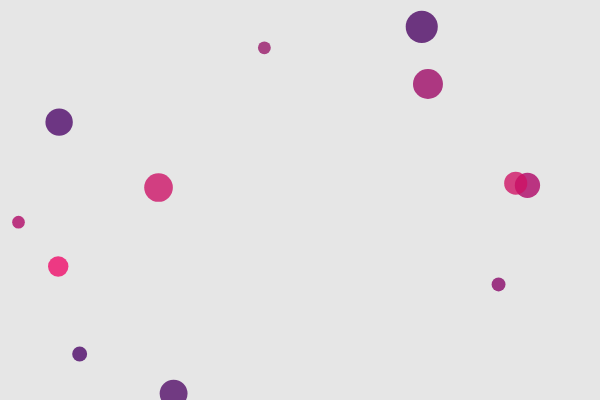
Frame 1 (no input)
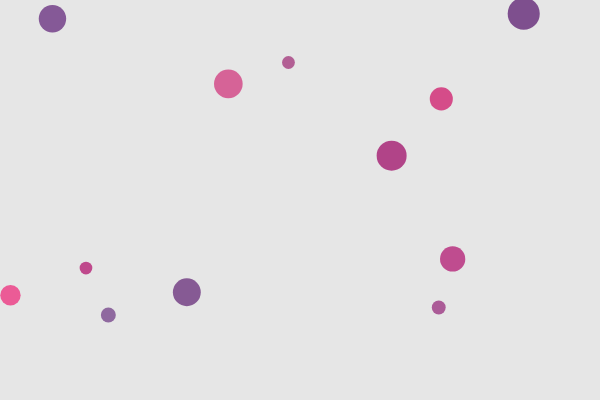
Frame 60 (no input)
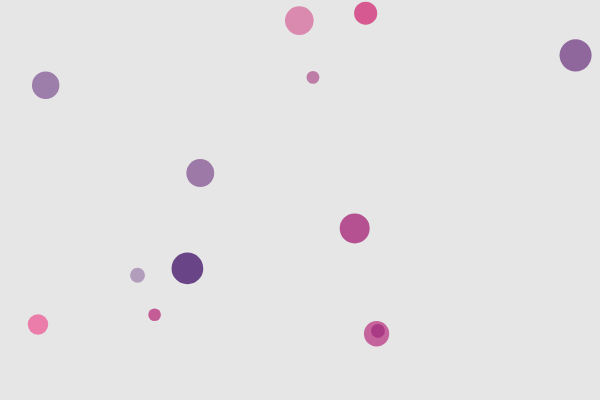
Frame 120 (the mouse pressed at the canvas centre since frame 60)

The p5.js sketch that drew these frames (run headless with seeded random() and noise() and a simulated clock; from frame 60 on, the mouse is pressed at the canvas centre):

// p5.js sketch
// ── sketch.js
// DM2008 — Activity 4b
// Objects in Motion (50 min)

// ============================
// Step 0: Global data
// ============================
let agents = []; // array to hold many objects
const NUM_START = 12; // you can tweak this

function setup() {
  createCanvas(600, 400);
  noStroke();

  // ============================
  // Step 1: Populate the array
  // - Use a loop to create multiple instances
  // - Give each instance some randomized starting values
  // ============================
  for (let i = 0; i < NUM_START; i++) {
    let x = random(width);
    let y = random(height);
    let sz = random(12, 36);
    let speedX = random(-2, 2);
    let speedY = random(-2, 2);
    // TODO: pass any extra properties you plan to use
    agents.push(new Agent(x, y, sz, speedX, speedY));
  }
}

function draw() {
  background(230);

  // ============================
  // Step 2: Loop through the array
  // - Call at least TWO methods on each object
  //   e.g., update() then show()
  // ============================
  for (let i = 0; i < agents.length; i++) {
    agents[i].update(); // change over time
    agents[i].show(); // draw
  }

  // ============================
  // Step 3 (optional but recommended):
  // Removal / lifespan
  // - If your objects can "die", remove them safely.
  // - Use a backward loop to avoid skipping items when splicing.
  // ============================
  for (let i = agents.length - 1; i >= 0; i--) {
    if (agents[i].life <= 0) {
      agents.splice(i, 1);
    }
  }
  
  // once there's 30 balls, all disappear
  if (agents.length >= 30) {
    agents = [];
  }
  
}

// ============================
// Step 4: Interaction (optional)
// - Add new objects with mouse clicks
// - Toggle behaviors with keys
// ============================
function mousePressed() {
  let sz = random(10, 50);
  let speedX = random(-2, 2);
  let speedY = random(-2, 2);
  agents.push(new Agent(mouseX, mouseY, sz, speedX, speedY));
}

function keyPressed() {
  // Example toggles—feel free to customize
  if (key === "C") {
    // clear all agents
    agents = [];
  }
}

// ============================
// Step 5: Define your Class
// - Must have at least 1 property that changes over time
// - Must have at least 1 method besides show()
// - Feel free to add more properties/methods
// ============================
class Agent {
  constructor(x, y, sz, speedX, speedY) {
    // Required properties
    this.x = x;
    this.y = y;
    this.sz = sz;

    // Motion
    this.dx = speedX;
    this.dy = speedY;

    // Style (customize!)
    this.h = random(360);
    this.a = 200;
    this.fade = random(0,1);

    // Lifespan (optional)
    this.life = random(300,900); // use this if you want fade/shrink/remove behavior
  }

  // Method #1: update — change over time
  update() {
    // Basic movement
    this.x += this.dx;
    this.y += this.dy;

    // Simple screen wrap (A) or bounce (B) — pick one or implement your own:

    // // (A) Wrap:
    // if (this.x > width) {
    //   this.x = 0;
    // }
    // if (this.x < 0) {
    //   this.x = width;
    // }
    // if (this.y > height) {
    //   this.y = 0;
    // }
    // if (this.y < 0) {
    //   this.y = height;
    // }

    // (B) Bounce (comment Wrap out if you use Bounce):
    if (this.x < 0 || this.x > width) {
      this.dx *= -1;
    }
    if (this.y < 0 || this.y > height) {
      this.dy *= -1;
    }

    // Example of property changing over time:
    // subtle size pulse
    // this.sz += sin(frameCount * 0.05) * 0.2;

    // Or use a lifespan:
    this.life -= 1;        // fade over time
    this.a -= this.fade;
    // this.sz -= 0.05;     // shrink slowly
  }

  // Method #2: show — draw the object
  show() {
    // If you use HSB, set colorMode(HSB) in setup()
    // Copy-paste the line below into setup() to switch to HSB
    // colorMode(HSB, 360, 100, 100, 255);
    
    // fill(this.h, 70, 90, this.a);

    // Using RGB to keep it simple
    fill(50 + (this.h % 200), (this.h % 20), 100 + (this.h % 2), this.a);
    ellipse(this.x, this.y, this.sz);
  }
}

/* ============================
   TODO ideas (pick at least one):
   - Add a second method besides show(), e.g., bounce(), shrink(), changeColor()
   - Make one property evolve over time (size, hue, alpha, speed)
   - Add a key or mouse interaction that changes *all* agents (loop over array)
   - Implement removal: shrink agents and splice them when too small
============================= */
